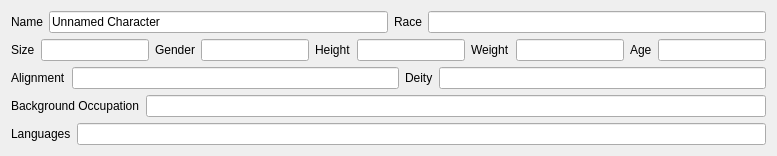
      <widget class="QWidget" name="tab_2">
       <attribute name="title">
        <string>General</string>
       </attribute>
       <layout class="QVBoxLayout" name="verticalLayout_2">
        <item>
         <layout class="QHBoxLayout" name="horizontalLayout_2">
          <item>
           <widget class="QLabel" name="labelName">
            <property name="text">
             <string>Name</string>
            </property>
           </widget>
          </item>
          <item>
           <widget class="QLineEdit" name="lineEditName">
            <property name="text">
             <string>Unnamed Character</string>
            </property>
           </widget>
          </item>
          <item>
           <widget class="QLabel" name="labelRace">
            <property name="text">
             <string>Race</string>
            </property>
           </widget>
          </item>
          <item>
           <widget class="QLineEdit" name="lineEditRace"/>
          </item>
         </layout>
        </item>
        <item>
         <layout class="QHBoxLayout" name="horizontalLayout">
          <item>
           <widget class="QLabel" name="labelSize">
            <property name="text">
             <string>Size</string>
            </property>
           </widget>
          </item>
          <item>
           <widget class="QLineEdit" name="lineEditSize"/>
          </item>
          <item>
           <widget class="QLabel" name="labelGender">
            <property name="text">
             <string>Gender</string>
            </property>
           </widget>
          </item>
          <item>
           <widget class="QLineEdit" name="lineEditGender"/>
          </item>
          <item>
           <widget class="QLabel" name="labelHeight">
            <property name="text">
             <string>Height</string>
            </property>
           </widget>
          </item>
          <item>
           <widget class="QLineEdit" name="lineEditHeight"/>
          </item>
          <item>
           <widget class="QLabel" name="labelWeight">
            <property name="text">
             <string>Weight</string>
            </property>
           </widget>
          </item>
          <item>
           <widget class="QLineEdit" name="lineEditWeight"/>
          </item>
          <item>
           <widget class="QLabel" name="labelAge">
            <property name="text">
             <string>Age</string>
            </property>
           </widget>
          </item>
          <item>
           <widget class="QLineEdit" name="lineEditAge">
            <property name="text">
             <string/>
            </property>
           </widget>
          </item>
         </layout>
        </item>
        <item>
         <layout class="QHBoxLayout" name="horizontalLayout_3">
          <item>
           <widget class="QLabel" name="labelAllignment">
            <property name="text">
             <string>Alignment</string>
            </property>
           </widget>
          </item>
          <item>
           <widget class="QLineEdit" name="lineEditAlignment"/>
          </item>
          <item>
           <widget class="QLabel" name="labelDeity">
            <property name="text">
             <string>Deity</string>
            </property>
           </widget>
          </item>
          <item>
           <widget class="QLineEdit" name="lineEditDeity"/>
          </item>
         </layout>
        </item>
        <item>
         <layout class="QHBoxLayout" name="horizontalLayout_4">
          <item>
           <widget class="QLabel" name="labelBackgroundOccupation">
            <property name="text">
             <string>Background Occupation</string>
            </property>
           </widget>
          </item>
          <item>
           <widget class="QLineEdit" name="lineEditBackgroundOccupation"/>
          </item>
         </layout>
        </item>
        <item>
         <layout class="QHBoxLayout" name="horizontalLayout_5">
          <item>
           <widget class="QLabel" name="labelLanguages">
            <property name="text">
             <string>Languages</string>
            </property>
           </widget>
          </item>
          <item>
           <widget class="QLineEdit" name="lineEditLanguages"/>
          </item>
         </layout>
        </item>
       </layout>
      </widget>
